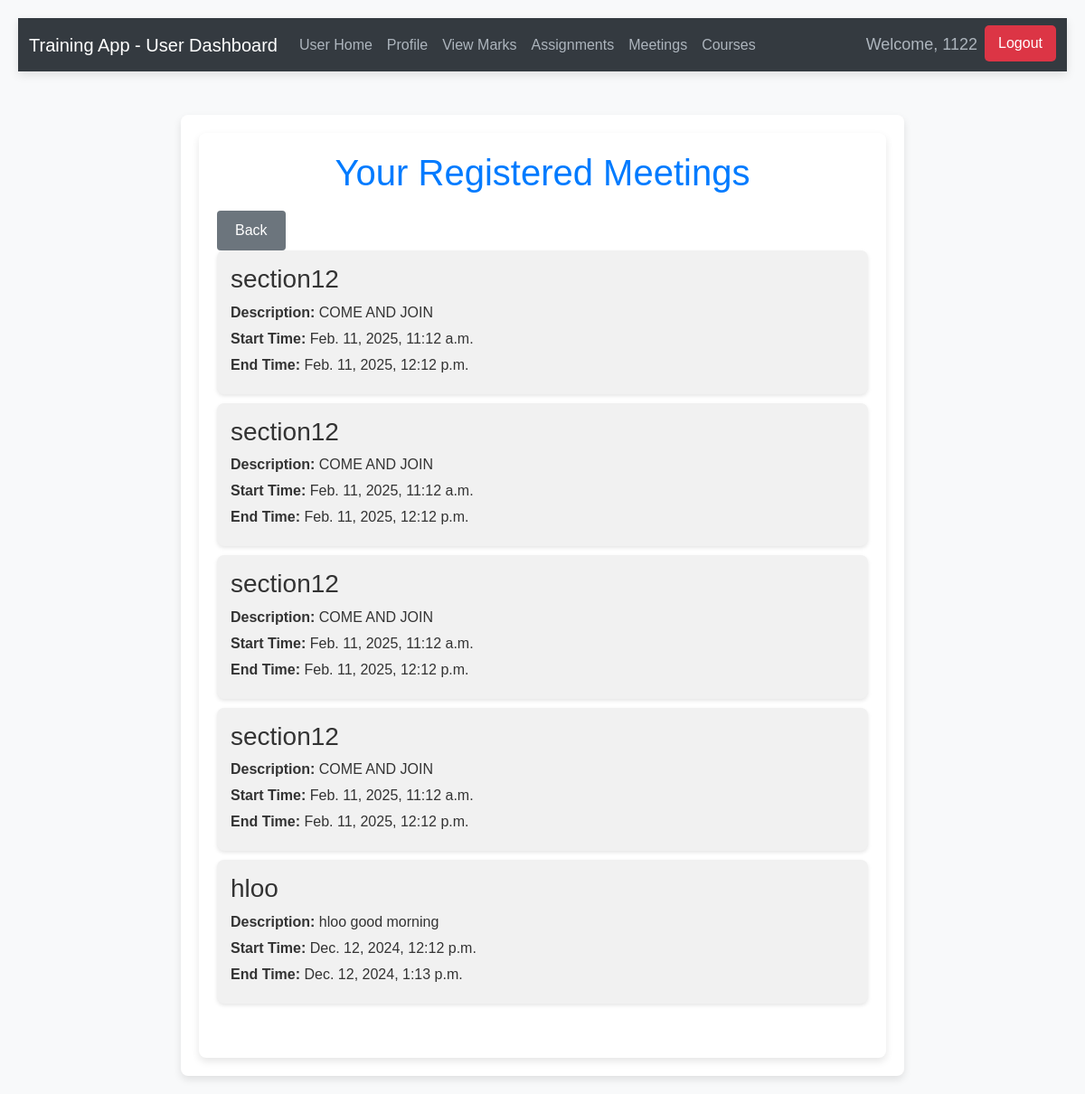
Page /userapp/registered_meetings/ (signed in) on the committed database.
### trainerapp/models.py (models this page shows, shortened)
class Meeting(models.Model):
    title = models.CharField(max_length=255)
    description = models.TextField()
    start_time = models.DateTimeField()
    end_time = models.DateTimeField()
    trainer = models.ForeignKey(User, on_delete=models.CASCADE, related_name='trainer_meetings')
    participants = models.ManyToManyField(User, related_name='trainer_participant_meetings')

### userapp/views.py (the view)
# urls.py: path('registered_meetings/', views.registered_meetings, name='registered_meetings'),
@login_required
def registered_meetings(request):
    meetings = Meeting.objects.filter(participants=request.user) | Meeting.objects.filter(trainer=request.user)
    return render(request, 'userapp/registered_meetings.html', {
        'meetings': meetings,
    })

### template/userapp/registered_meetings.html (shortened to what this page needs)
{% extends 'Navbar/Usernavbar.html' %}
{% load static %}
{% block body %}
<head>
</head>
<body>
    <div class="container">
        <h1>Your Registered Meetings</h1>
         <a href="{% url 'userapp:UserHomePage' %}" class="btn btn-secondary">Back</a>
        {% if meetings %}
            <ul class="meeting-list">
                {% for meeting in meetings %}
                    <li>
                        <h3>{{ meeting.title }}</h3>
                        <p><strong>Description:</strong> {{ meeting.description }}</p>
                        <p><strong>Start Time:</strong> {{ meeting.start_time }}</p>
                        <p><strong>End Time:</strong> {{ meeting.end_time }}</p>
                    </li>
                {% endfor %}
            </ul>
        {% else %}
            <p>You are not registered for any meetings yet.</p>
        {% endif %}
        <br>
    </div>
</body>
{% endblock %}

### template/Navbar/Usernavbar.html (shortened to what this page needs)
<!DOCTYPE html>
<html lang="en">
<head>
    <link href="https://cdn.jsdelivr.net/npm/bootstrap@5.3.3/dist/css/bootstrap.min.css" rel="stylesheet">
</head>
<body>
    <nav class="navbar navbar-expand-lg navbar-dark">
        <div class="container-fluid">
            <a class="navbar-brand" href="{% url 'userapp:UserHomePage' %}">Training App - User Dashboard</a>
            <div class="collapse navbar-collapse" id="navbarNavDropdown">
                <ul class="navbar-nav">
                    <li class="nav-item">
                        <a class="nav-link active" href="{% url 'userapp:UserHomePage' %}">User Home</a>
                    </li>
                    <li class="nav-item">
                        <a class="nav-link" href="{% url 'userapp:employee_dashboard' %}">Profile</a>
                    </li>
                    <li class="nav-item">
                        <a class="nav-link" href="{% url 'userapp:view_marks' %}">View Marks</a>
                    </li>
                    <li class="nav-item">
                        <a class="nav-link" href="{% url 'userapp:assessment_descriptions' %}">Assignments</a>
                    </li>
                    <li class="nav-item">
                        <a class="nav-link" href="{% url 'userapp:registered_meetings' %}">Meetings</a>
                    </li>
                    <li class="nav-item">
                        <a class="nav-link" href="{% url 'userapp:assigned_courses' %}">Courses</a>
                    </li>
                </ul>
            </div>
            <ul class="navbar-nav ms-auto">
                {% if user.is_authenticated %}
                    <li class="nav-item">
                        <span class="nav-link welcome-text">Welcome, {{ user.username }}</span>
                    </li>
                    <li class="nav-item">
                        <form method="POST" action="{% url 'adminapp:logout' %}">
                            <button type="submit" class="logout-btn">Logout</button>
                        </form>
                    </li>
                {% endif %}
            </ul>
        </div>
    </nav>
    <div class="container mt-5">
        {% block body %}
        {% endblock %}
    </div>
</body>
</html>

### template/Navbar/Usernavbar.html (style rules this page uses)
.navbar { background-color: #343a40; box-shadow: 0 4px 10px rgba(0, 0, 0, 0.1); }
.navbar-brand { color: #fff !important; }
.nav-link { color: #adb5bd !important; }
.logout-btn { background-color: #dc3545; color: white; border: none; padding: 8px 15px; border-radius: 5px; font-size: 16px; }
.welcome-text { color: #fff; font-size: 18px; }

### template/userapp/registered_meetings.html (style rules this page uses)
body { font-family: Arial, sans-serif; background-color: #f8f9fa; color: #333; margin: 0; padding: 20px; }
.container { max-width: 800px; margin: auto; background-color: #ffffff; padding: 20px; border-radius: 8px; box-shadow: 0 4px 8px rgba(0, 0, 0, 0.1); }
h1 { text-align: center; color: #007bff; }
.meeting-list { list-style-type: none; padding: 0; }
.meeting-list li { background-color: #f1f1f1; padding: 15px; margin-bottom: 10px; border-radius: 8px; box-shadow: 0 2px 4px rgba(0, 0, 0, 0.1); }
.meeting-list li h3 { margin-top: 0; }
.meeting-list li p { margin-bottom: 5px; }
.btn { display: inline-block; padding: 10px 20px; margin-top: 10px; border: none; border-radius: 4px; text-align: center; cursor: pointer; transition: background-color 0.3s; font-size: 16px; }
.btn-secondary { background-color: #6c757d; color: white; }

### rows in the picture
Meeting: title "section12", description "COME AND JOIN", start_time "Feb. 11, 2025, 11:12 a.m.", end_time "Feb. 11, 2025, 12:12 p.m."
Meeting: title "hloo", description "hloo good morning", start_time "Dec. 12, 2024, 12:12 p.m.", end_time "Dec. 12, 2024, 1:13 p.m."

### other values in the picture
{{ user.username }} "1122"
